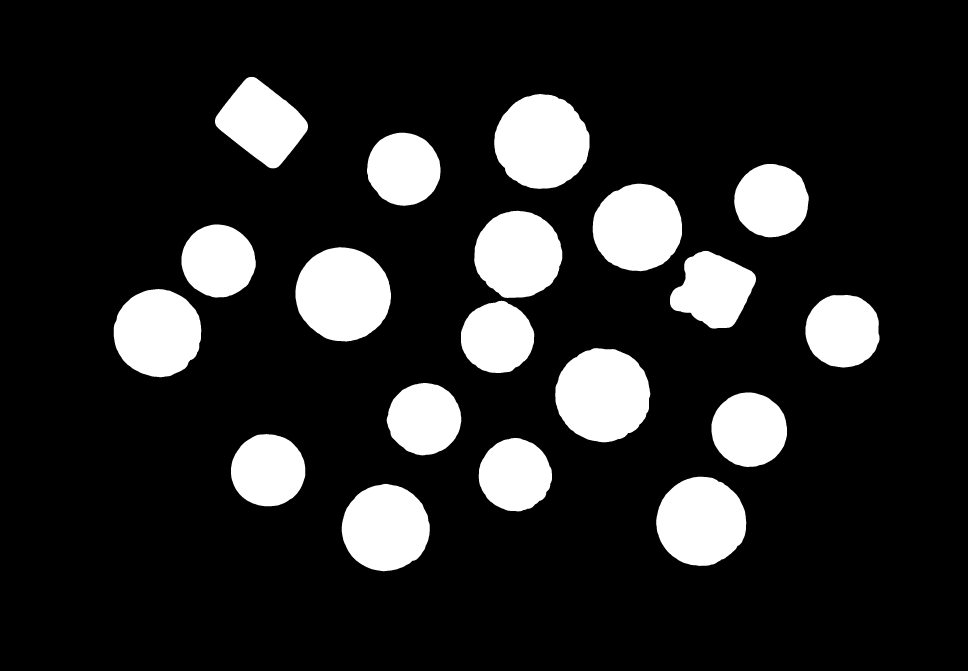
#> input picture clasificador/imagenes/imagen_contornos.jpg, 3871 x 2681 px, found by its file name (shown at 1/4 size)
$ python Contador_Monedas.py   (older library calls are emulated)
#> lines starting #> are read from the running program, lines starting #| are printed output that depends on the picture; after the words box and inside, x2 and y2 are one past the last pixel; in counts of white or black regions, pixels touching at a corner belong together
#> further down, imagen_contornos is the input picture: shape (2681, 3871); min 0, max 255, mean 38.8
### clasificador/Funciones.py
import cv2
import numpy as np
import matplotlib.pyplot as plt

# [89 lines left out: functions imshow, filtro_sobel, apertura, obtener_contornos, not called in this run]

def es_circulo(contorno: np.ndarray) -> bool:
    """
    Determina si un contorno se asemeja a la forma de un círculo basándose en su factor de forma.

    Parameters:
    - contorno (np.ndarray): El contorno para evaluar.

    Returns:
    - bool: True si el contorno se asemeja a un círculo (factor de forma > 0.8), False en caso contrario.
    """
    area_contorno = cv2.contourArea(contorno)
    perimetro_contorno = cv2.arcLength(contorno, True)
    factor_forma = 4 * np.pi * area_contorno / (perimetro_contorno ** 2)

    return factor_forma > 0.8

def valor_moneda(contorno: np.ndarray) -> float:
    """
    Asigna un valor a un contorno basándose en el área del contorno, representando el valor de una moneda.

    Parameters:
    - contorno (np.ndarray): El contorno para evaluar.

    Returns:
    - float: El valor asignado a la moneda según su área.
    """
    area_contorno = cv2.contourArea(contorno)

    if area_contorno < 80000:
        return 0.1
    elif area_contorno < 105000:
        return 1
    else:
        return 0.5

def monedas_y_dados(imagen_binaria: np.ndarray) -> tuple[list[np.ndarray], list[np.ndarray]]:
    """
    Identifica y clasifica los contornos de monedas y dados en una imagen binaria.

    Parameters:
    - img (np.ndarray): La imagen binaria de entrada.

    Returns:
    - tuple[list[np.ndarray], list[np.ndarray]]: Una tupla con dos listas, la primera contiene los contornos de monedas y la segunda los contornos de dados.
    """
    _, imagen_umbralizada = cv2.threshold(imagen_binaria, 127, 255, cv2.THRESH_BINARY)
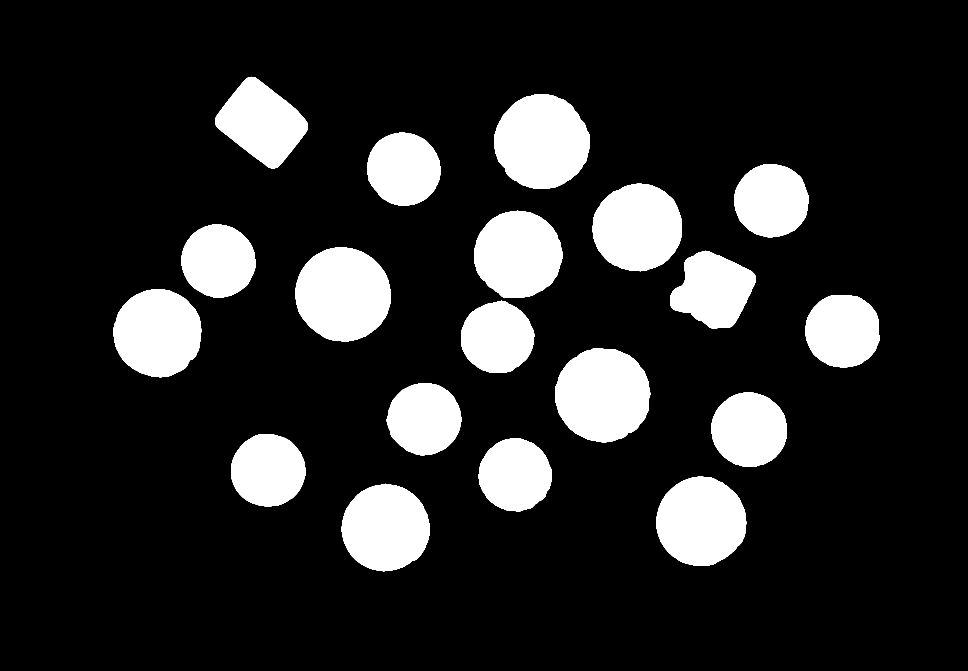
#> imagen_umbralizada: shape (2681, 3871) (shown at 1/4 size); 15.2% white; 19 white regions

    contornos, _ = cv2.findContours(imagen_umbralizada, cv2.RETR_EXTERNAL, cv2.CHAIN_APPROX_SIMPLE)
#> contornos = 19 contours; largest, box (x1, y1, x2, y2) and area: (1182, 989, 1564, 1366) 111538, (2221, 1392, 2601, 1769) 111210, (1977, 376, 2358, 756) 111034, (2625, 1907, 2985, 2264) 99182, (2371, 735, 2728, 1085) 97500

    contornos_monedas = []
    contornos_dados = []

    for contorno in contornos:
        if es_circulo(contorno):
            contornos_monedas.append(contorno)
        else:
            contornos_dados.append(contorno)
#> this loop made 19 passes
#> (area_contorno in es_circulo, perimetro_contorno in es_circulo, factor_forma in es_circulo) on passes 1 to 12: (94751.5, 1158.1, 0.888), (99182.5, 1179.9, 0.895), (65615.5, 964.4, 0.887), (67166.5, 969.4, 0.898), (70100.5, 990.4, 0.898), (65903.5, 964, 0.891), (111210, 1257.8, 0.883), (64394.5, 954.4, 0.888), (68475.5, 979.3, 0.897), (96024, 1165.3, 0.889), (70502, 1091.9, 0.743), (111537.5, 1249.8, 0.897)
#> after the loop, contornos_dados = 2 contours; box (x1, y1, x2, y2) and area: (860, 307, 1232, 674) 79340, (2680, 1003, 3024, 1315) 70502; contornos_monedas = 17 contours; largest, box (x1, y1, x2, y2) and area: (1182, 989, 1564, 1366) 111538, (2221, 1392, 2601, 1769) 111210, (1977, 376, 2358, 756) 111034, (2625, 1907, 2985, 2264) 99182, (2371, 735, 2728, 1085) 97500

    return contornos_monedas, contornos_dados

def contador_monedas(contornos_monedas: list[np.ndarray]) -> float:
    """
    Calcula el valor total de las monedas en la lista proporcionada.

    Parameters:
    - contornos_monedas (list[np.ndarray]): Lista de contornos de monedas.

    Returns:
    - float: El valor total de las monedas redondeado a una décima.
    """
    valor_total = 0

    for contorno_moneda in contornos_monedas:
        if es_circulo(contorno_moneda):
            valor_total += valor_moneda(contorno_moneda)

    return round(valor_total, 1)

def contar_monedas_por_valor(contornos_monedas):
    cantidades = {'10': 0, '50': 0, '1': 0}

    for contorno_moneda in contornos_monedas:
        valor = valor_moneda(contorno_moneda)
        if valor == 0.1:
            cantidades['10'] += 1
        elif valor == 0.5:
            cantidades['50'] += 1
        elif valor == 1:
            cantidades['1'] += 1

    return cantidades

def dibujar_moneda(imagen_original: np.ndarray, contorno_moneda: np.ndarray, color: tuple[int, int, int], valor_moneda: int) -> np.ndarray:
    """
    Dibuja el contorno de una moneda con su valor dentro en una copia de la imagen original.

    Parameters:
    - imagen_original (np.ndarray): Imagen original sobre la cual dibujar el contorno.
    - contorno_moneda (np.ndarray): Contorno de la moneda.
    - color (tuple[int, int, int]): Color del contorno y del texto.
    - valor (int): Valor numérico de la moneda.

    Returns:
    np.ndarray: Una copia de la imagen original con el contorno de la moneda dibujado y el valor etiquetado.
    """

    imagen_resultante = imagen_original.copy()

    x, y, ancho, alto = cv2.boundingRect(contorno_moneda)

    cv2.drawContours(imagen_resultante, [contorno_moneda], 0, color, 5)

    tamano_texto = max(ancho, alto) // 2

    centro_texto = ((2 * x + ancho) // 2, (2 * y + alto) // 2)

    posicion_texto = (centro_texto[0] - tamano_texto // 4, centro_texto[1] + tamano_texto // 4)

    cv2.putText(imagen_resultante, str(valor_moneda), posicion_texto, cv2.FONT_HERSHEY_SIMPLEX, tamano_texto / 50, color, 10, cv2.LINE_AA)

    return imagen_resultante

# [26 lines left out: function dibujar_dado, not called in this run]

def agregar_total(imagen_original: np.ndarray, valor_numerico: str, color: tuple[int, int, int]) -> np.ndarray:
    """
    Agrega un texto con un valor total en la esquina inferior izquierda de la imagen.

    Parameters:
    - imagen_original (numpy.ndarray): Imagen original sobre la que se va a agregar el texto.
    - texto_descriptivo (str): Texto descriptivo.
    - valor_numerico (str): Valor numérico a mostrar.
    - color (tuple[int, int, int]): Color del texto.

    Returns:
    - imagen_resultante (numpy.ndarray): Imagen resultante con el texto y valor agregados.
    """
    imagen_resultante = imagen_original.copy()

    dimensiones_texto = cv2.getTextSize('Total', cv2.FONT_HERSHEY_SIMPLEX, 5, 10)[0]

    posicion_texto = (10, imagen_original.shape[0] - 10)

    cv2.putText(imagen_resultante, f"TOTAL: ${valor_numerico}", posicion_texto, cv2.FONT_HERSHEY_SIMPLEX, 5, color, 10, cv2.LINE_AA)

    return imagen_resultante

# [55 lines left out: functions imagen_dado, valor_dado, not called in this run]

### clasificador/Contador_Monedas.py
import cv2
import numpy as np
from clasificador.Funciones import contador_monedas, monedas_y_dados, dibujar_moneda, \
    valor_moneda, imshow, agregar_total, contar_monedas_por_valor

ruta_imagen_contornos = './clasificador/imagenes/imagen_contornos.jpg'
imagen_contornos = cv2.imread(ruta_imagen_contornos, cv2.IMREAD_GRAYSCALE)

contornos_monedas, _ = monedas_y_dados(imagen_contornos)

ruta_imagen_original = './clasificador/imagenes/monedas.jpg'
imagen_original = cv2.imread(ruta_imagen_original)
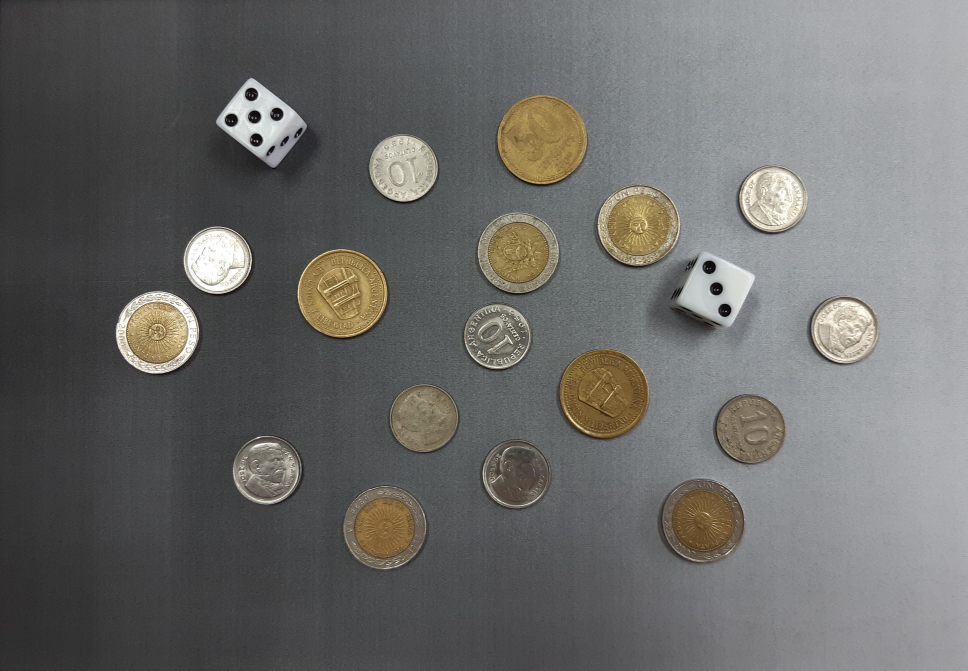
#> input picture clasificador/imagenes/monedas.jpg, 3871 x 2681 px, found by its file name (shown at 1/4 size)
#> imagen_original is the input picture: shape (2681, 3871, 3); mean B, G, R 105.5, 107.4, 107.5

imagen_original_rgb = cv2.cvtColor(imagen_original, cv2.COLOR_BGR2RGB)

for contorno_moneda in contornos_monedas:
    imagen_original_rgb = dibujar_moneda(imagen_original_rgb, contorno_moneda, (0, 0, 0), valor_moneda(contorno_moneda))
#> this loop made 17 passes
#> (x in dibujar_moneda, y in dibujar_moneda, ancho in dibujar_moneda, alto in dibujar_moneda, tamano_texto in dibujar_moneda, centro_texto in dibujar_moneda, posicion_texto in dibujar_moneda) on passes 1 to 10: (1367, 1935, 352, 350, 176, (1543, 2110), (1499, 2154)), (2625, 1907, 360, 357, 180, (2805, 2085), (2760, 2130)), (1915, 1752, 293, 294, 147, (2061, 1899), (2025, 1935)), (924, 1736, 297, 289, 148, (1072, 1880), (1035, 1917)), (2846, 1570, 302, 298, 151, (2997, 1719), (2960, 1756)), (1547, 1532, 298, 290, 149, (1696, 1677), (1659, 1714)), (2221, 1392, 380, 377, 190, (2411, 1580), (2364, 1627)), (1844, 1203, 293, 289, 146, (1990, 1347), (1954, 1383)), (3222, 1180, 296, 290, 148, (3370, 1325), (3333, 1362)), (455, 1156, 350, 353, 176, (630, 1332), (586, 1376))
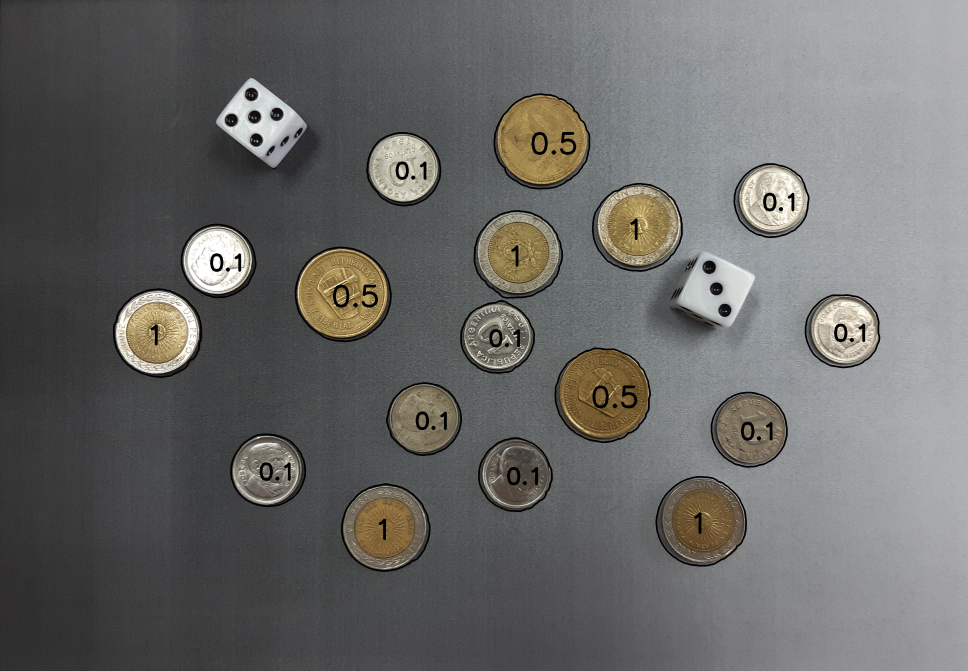
#> imagen_original_rgb: shape (2681, 3871, 3) (shown at 1/4 size); mean R, G, B 105.7, 105.6, 103.9

total_monedas = contador_monedas(contornos_monedas)
#> the loop in contador_monedas, `for contorno_moneda in contornos_monedas:` made 17 passes
#> (perimetro_contorno in es_circulo, factor_forma in es_circulo, valor_total) on passes 1 to 12: (1158.1, 0.888, 1), (1179.9, 0.895, 2), (964.4, 0.887, 2.1), (969.4, 0.898, 2.2), (990.4, 0.898, 2.3), (964, 0.891, 2.4), (1257.8, 0.883, 2.9), (954.4, 0.888, 3), (979.3, 0.897, 3.1), (1165.3, 0.889, 4.1), (1249.8, 0.897, 4.6), (970.7, 0.894, 4.7)
#> after the loop in contador_monedas, `for contorno_moneda in contornos_monedas:`: valor_total = 7.4
#> total_monedas = 7.4

"""imagen_resultante = agregar_total(imagen_original_rgb, total_monedas, (255, 255, 255))

ruta_imagen_resultante = './clasificador/imagenes/imagen_resultado.jpg'
cv2.imwrite(ruta_imagen_resultante, cv2.cvtColor(imagen_resultante, cv2.COLOR_RGB2BGR))
"""
cantidades_por_valor = contar_monedas_por_valor(contornos_monedas)
#> the loop in contar_monedas_por_valor, `for contorno_moneda in contornos_monedas:` made 17 passes
#> (area_contorno in valor_moneda, valor) on passes 1 to 12: (94751.5, 1), (99182.5, 1), (65615.5, 0.1), (67166.5, 0.1), (70100.5, 0.1), (65903.5, 0.1), (111210, 0.5), (64394.5, 0.1), (68475.5, 0.1), (96024, 1), (111537.5, 0.5), (67014.5, 0.1)
#> after the loop in contar_monedas_por_valor, `for contorno_moneda in contornos_monedas:`: cantidades = {'10': 9, '50': 3, '1': 5}
#> cantidades_por_valor = {'10': 9, '50': 3, '1': 5}
imagen_resultante = agregar_total(imagen_original_rgb, total_monedas, (255, 255, 255))

ruta_imagen_resultante = './clasificador/imagenes/imagen_resultado.jpg'
cv2.imwrite(ruta_imagen_resultante, cv2.cvtColor(imagen_resultante, cv2.COLOR_RGB2BGR))
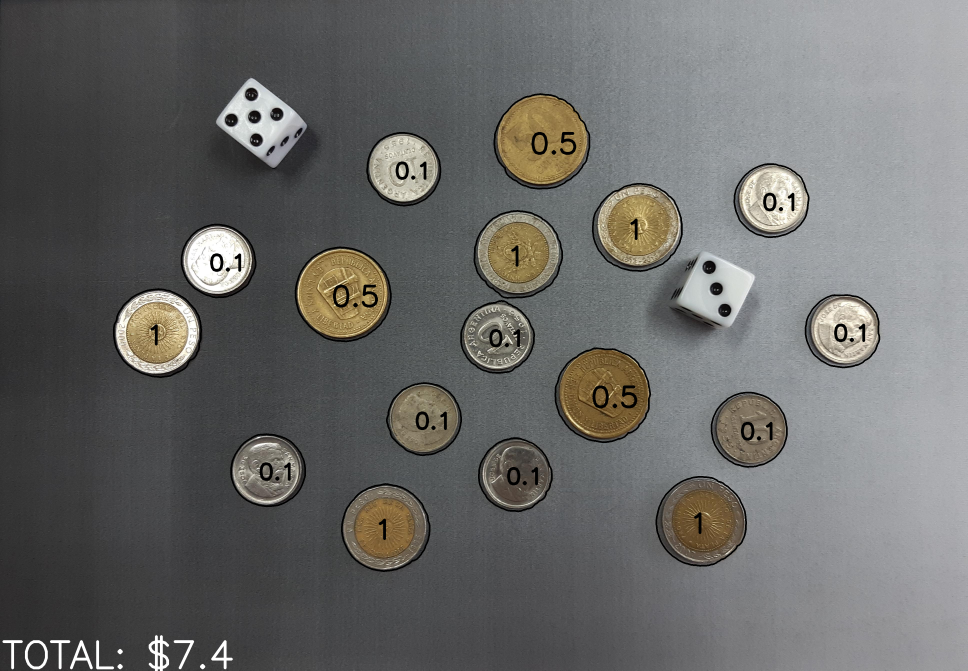
#> saved as imagen_resultado.jpg: shape (2681, 3871, 3) (shown at 1/4 size); mean B, G, R 104.4, 106.1, 106.2

print("Cantidad de monedas de 10 centavos:", cantidades_por_valor.get('10'))
#| Cantidad de monedas de 10 centavos: 9
print("Cantidad de monedas de 50 centavos:", cantidades_por_valor.get('50'))
#| Cantidad de monedas de 50 centavos: 3
print("Cantidad de monedas de 1 peso:", cantidades_por_valor.get('1'))
#| Cantidad de monedas de 1 peso: 5
